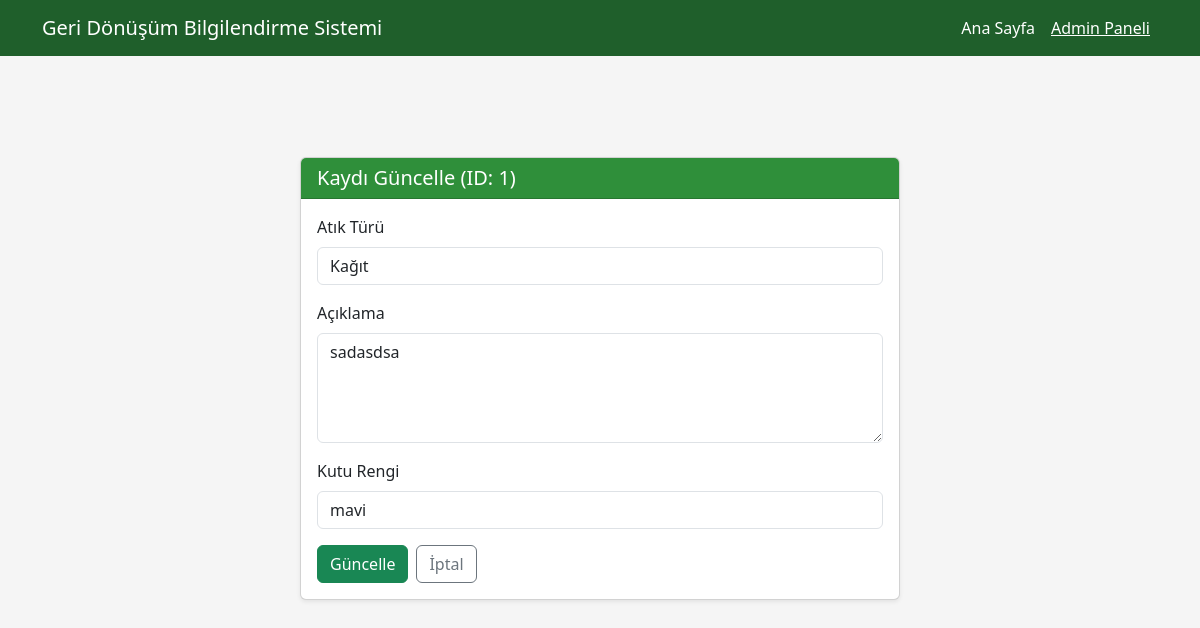
The app's page /guncelle/1, older data.
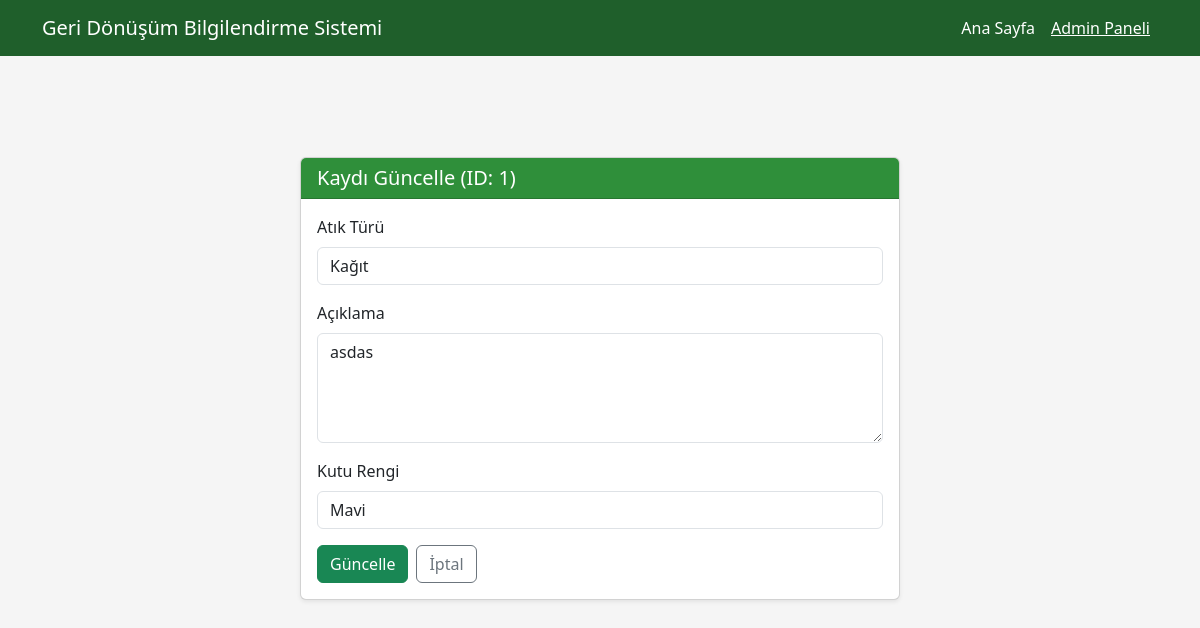
The same page, newer data.
### app.py (models this page shows, shortened)
class Atik(db.Model):
    id = db.Column(db.Integer, primary_key=True)
    tur = db.Column(db.String(50), nullable=False)
    aciklama = db.Column(db.Text, nullable=False)
    kutu_rengi = db.Column(db.String(20), nullable=False)

### app.py (the view)
@app.route("/guncelle/<int:atik_id>")
def guncelle_sayfa(atik_id):
    atik = Atik.query.get_or_404(atik_id)
    return render_template("guncelle.html", atik=atik)

### templates/guncelle.html (shortened to what this page needs)
<!DOCTYPE html>
<html lang="tr">
<head>
    <link
        href="https://cdn.jsdelivr.net/npm/bootstrap@5.3.3/dist/css/bootstrap.min.css"
        rel="stylesheet"
    >
</head>
<body>
<div class="top-banner">
</div>
<nav class="navbar navbar-expand-lg navbar-custom fixed-top">
    <div class="container">
        <a class="navbar-brand" href="{{ url_for('index') }}">Geri Dönüşüm Bilgilendirme Sistemi</a>
        <div class="collapse navbar-collapse" id="navAdmin">
            <ul class="navbar-nav ms-auto">
                <li class="nav-item">
                    <a class="nav-link" href="{{ url_for('index') }}">Ana Sayfa</a>
                </li>
                <li class="nav-item">
                    <a class="nav-link active" aria-current="page" href="{{ url_for('admin') }}">Admin Paneli</a>
                </li>
            </ul>
        </div>
    </div>
</nav>
<div class="container page-title">
    <div class="form-container">
        <div class="card shadow-sm">
            <div class="card-header">
                <h5 class="mb-0">Kaydı Güncelle (ID: {{ atik.id }})</h5>
            </div>
            <div class="card-body">
                <form action="{{ url_for('guncelle', atik_id=atik.id) }}" method="post">
                    <div class="mb-3">
                        <label class="form-label">Atık Türü</label>
                        <input
                            type="text"
                            class="form-control"
                            name="tur"
                            value="{{ atik.tur }}"
                            required
                        >
                    </div>
                    <div class="mb-3">
                        <label class="form-label">Açıklama</label>
                        <textarea
                            class="form-control"
                            name="aciklama"
                            rows="4"
                            required
                        >{{ atik.aciklama }}</textarea>
                    </div>
                    <div class="mb-3">
                        <label class="form-label">Kutu Rengi</label>
                        <input
                            type="text"
                            class="form-control"
                            name="kutu_rengi"
                            value="{{ atik.kutu_rengi }}"
                            required
                        >
                    </div>
                    <div class="d-flex gap-2">
                        <button type="submit" class="btn btn-success">
                            Güncelle
                        </button>
                        <a href="{{ url_for('admin') }}" class="btn btn-outline-secondary">
                            İptal
                        </a>
                    </div>
                </form>
            </div>
        </div>
    </div>
</div>
</body>
</html>

### templates/guncelle.html (style rules this page uses)
body { background-color: #f5f5f5; }
.top-banner { background-color: #2f8f3a; color: #fff; padding: 8px 0; font-size: 14px; text-align: center; }
.navbar-custom { background-color: #1f5f2b; }
.navbar-custom .nav-link, .navbar-custom .navbar-brand { color: #fff !important; font-weight: 500; }
.navbar-custom .nav-link.active { text-decoration: underline; }
.page-title { margin-top: 120px; margin-bottom: 40px; }
.card-header { background-color: #2f8f3a; color: #fff; font-weight: 600; }
.form-container { max-width: 600px; margin: 0 auto; }

Row changes from the older to the newer data that the page shows:
changed Atik "Kağıt": aciklama "sadasdsa" → "asdas"; kutu_rengi "mavi" → "Mavi"
